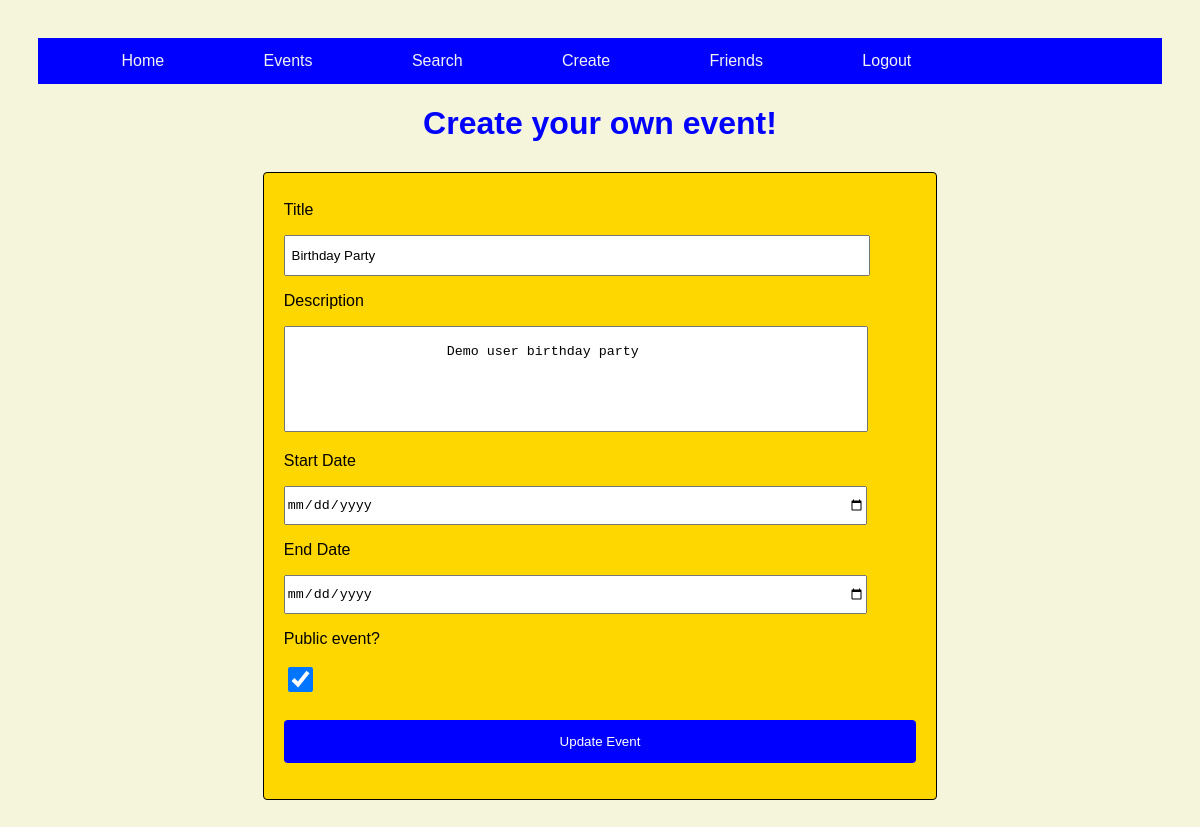
/events/edit/1 (signed in), run on the app's committed database.
### models.py (models this page shows, shortened)
class Event(db.Model):
    id = db.Column("id", db.Integer, primary_key=True)
    user_id = db.Column("user_id", db.Integer, foreign_key=True)
    event_name = db.Column("event_name", db.String(100))
    start_date = db.Column("start_date", db.String(100))
    end_date = db.Column("end_date", db.String(100))
    event_details = db.Column("event_details", db.String(100))
    public = db.Column("public", db.Boolean)

### application.py (the view)
@app.route('/events/edit/<event_id>', methods=['GET', 'POST'])
def update_event(event_id):
    if session.get('user'):
        if request.method == 'POST':
            event_name = request.form['event_name']
            event_details = request.form['event_details']
            start_date = request.form['start_date']
            end_date = request.form['end_date']
            public = False
            if request.form.get('public') is not None:
                public = True
            event = db.session.query(Event).filter_by(id=event_id).one()
            event.event_name = event_name.strip()
            event.event_details = event_details.strip()
            event.start_date = start_date.strip()
            event.end_date = end_date.strip()
            event.public = public
            db.session.add(event)
            db.session.commit()
            return redirect(url_for('get_events'))
        else:
            my_event = db.session.query(Event).filter_by(id=event_id).one()
            return render_template('new.html', event=my_event, user=session['user'])
    else:
        return redirect(url_for('login'))

### templates/new.html (shortened to what this page needs)
<!DOCTYPE html>
<html lang="en">
    <head>
         <link rel="stylesheet" href="{{ url_for('static', filename='main.css') }}">
    </head>
    <body>
     <div class="nav-table">
            <nav>
                        <a href="{{ url_for('index') }}"> Home</a>
                        <a href="{{ url_for('get_events') }}">Events</a>
                        <a href="{{ url_for('search') }}">Search</a>
                        <a href="{{ url_for('new_event') }}">Create</a>
                        <a href="{{ url_for('get_friends') }}">Friends</a>
                    {% if user %}
                        <a href="{{ url_for('logout')}}">Logout</a>
                    {% else %}
                        <a href="{{ url_for('login') }}">Sign In</a>
                        <a href="{{ url_for('register') }}">Register</a>
                    {% endif %}
            </nav>
        </div>
        <h1>Create your own event!</h1>
    {% if event %}
        <form class="eventForm" action="{{ url_for('update_event', event_id = event.id) }}" method="post">
    {% else %}
        <form class="eventForm" action="new" method="post">
    {% endif %}
           <p><label>Title </label></p>
            <p><input id="Title" type="text" name="event_name" value="{% if event %} {{event.event_name}} {% endif %}"/></p>
            <p><label>Description </label></p>
            <p>
                <textarea name="event_details"  rows="6" cols="0">
                    {% if event %}
                    {{event.event_details}}
                    {% endif %}
                </textarea>
            </p>
            <p><label >Start Date </label></p>
            <p><input class="Dates" type="date" name="start_date" value="{% if event %} {{event.start_date}} {% endif %}"/></p>
            <p><label >End Date </label></p>
            <p><input class="Dates" type="date" name="end_date" value="{% if event %} {{event.end_date}} {% endif %}"/></p>
            <p><label>Public event?</label></p>
            <p><input id="checkBox" type="checkbox" name="public" {% if event %}
            {% if event.public %} checked {% endif %}  {% endif %}
            /></p>
            <p>
                {% if event %}
                    <input type="submit" value="Update Event"/>
                {% else %}
                    <input type="submit" value="Create Event"/>
                {% endif %}
            </p>
        </form>
    </body>
</html>

### static/main.css (style rules this page uses)
body { padding: 30px 30px; font-family: Arial, Helvetica, sans-serif; background-color: beige; }
h1 { color:blue; text-align: center; }
.nav-table a { float: left; color: #f2f2f2; text-align: center; margin-left: 6%; padding: 14px 16px; text-decoration: none; }
.nav-table { overflow: hidden; background-color: blue; }
input[type=submit] { width: 100%; background-color: blue; color: white; padding: 14px 20px; margin: 8px 0; border: none; border-radius: 4px; cursor: pointer; }
.eventForm { width: 60%; padding: 12px 20px; margin: 8px 0; display: inline-block; border: 1px solid black; border-radius: 4px; box-sizing: border-box; background: gold; margin-left: 20%; }
.eventForm textarea { resize: none; width: 91.5%; height: 100px; }
#Title { width: 91.5%; height: 35px; }
#checkBox { height: 25px; width: 25px; background-color: grey; }
.Dates { width: 91.5%; height: 35px; }

### data on the page
Event: event_name "Birthday Party", event_details "Demo user birthday party", public "☑"
